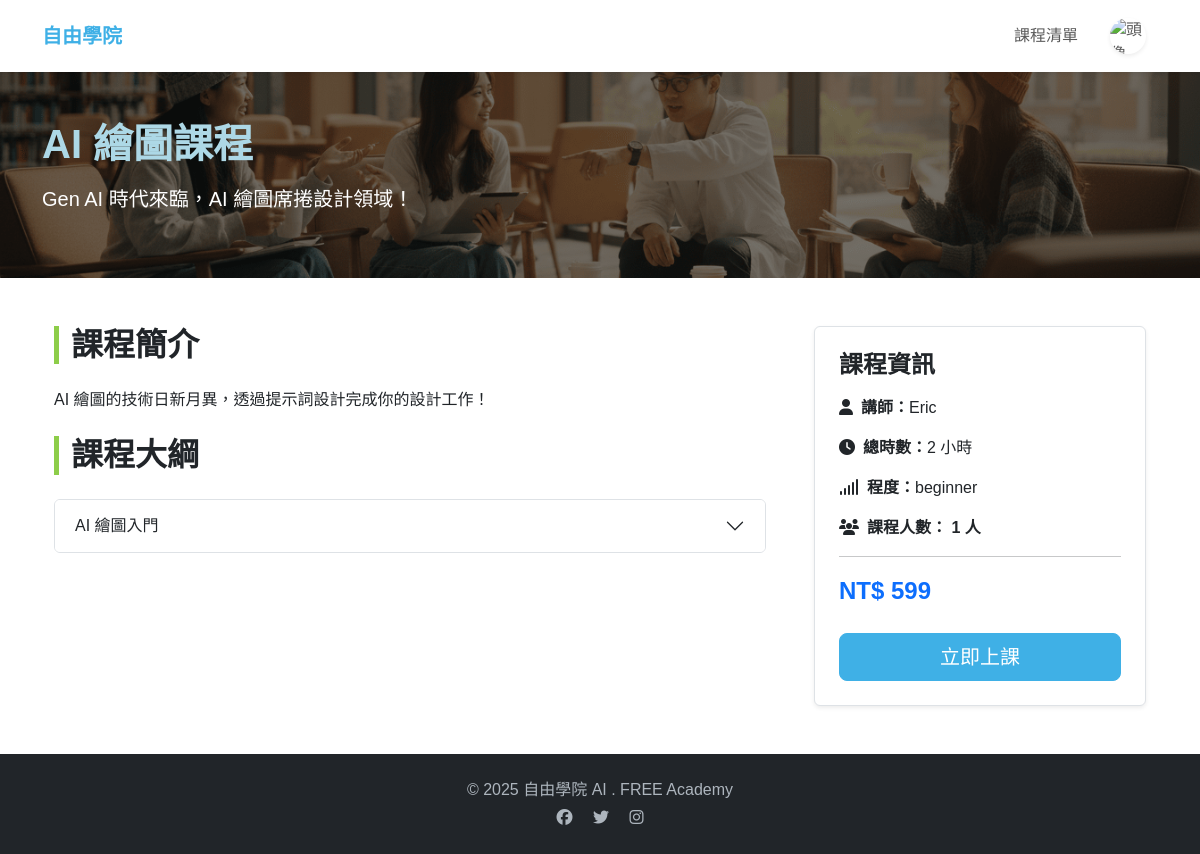
Screenshot of /academy/course/ai_draw_101/ (signed in) with the database file from the repository.
### academy/models.py (models this page shows, shortened)
class Course(models.Model):
    cate = models.ManyToManyField(Category, verbose_name='歸屬主題')
    title = models.CharField(max_length=100)
    subtitle = models.CharField(max_length=200, blank=True)
    description = models.TextField(blank=True)
    slug = models.CharField('課程網址', max_length=256, db_index=True, unique=True)
    img_link = models.CharField('課程圖片連結', max_length=2560, default="/static/academy/img/hero.png")
    instructor = models.CharField(max_length=50)
    duration_hours = models.PositiveIntegerField()
    level = models.CharField(max_length=20, choices=[
        ('beginner', '初學者'),
        ('intermediate', '中階'),
        ('advanced', '進階')
    ])
    certificate_available = models.BooleanField(default=True)
    price = models.PositiveIntegerField(default=0)
    is_published = models.BooleanField(default=False)
    created_at = models.DateTimeField(auto_now_add=True)

class Chapter(models.Model):
    course = models.ForeignKey(Course, on_delete=models.CASCADE, related_name='chapters')
    title = models.CharField(max_length=100)
    order = models.PositiveIntegerField(default=1)
    class Meta:
        constraints = [
            models.UniqueConstraint(fields=['course', 'order'], name='unique_chapter_order_per_course')
        ]

### academy/views.py (the view)
# urls.py: path("academy/course/<str:slug>/", academy_course),
def academy_course(request, slug):
    course = Course.objects.annotate(enroll_count=Count('enrollments')).get(slug=slug)
    has_enrolled = False
    if request.user.is_authenticated:
        has_enrolled = CourseEnrollment.objects.filter(user=request.user, course=course).exists()
    return render(request, 'academy/course.html', locals())

### templates/academy/course.html (shortened to what this page needs)
<!DOCTYPE html>
<html lang="zh-Hant">
{% include 'academy/default/head.html' %}
<body class="page-container">
  {% include 'academy/default/navbar.html' %}
<header class="py-5 bg-light" style="
      background: linear-gradient(rgba(0,0,0,.55), rgba(0,0,0,.55)),
                  url('/static/academy/img/hero.png') center/cover no-repeat;
      max-height: 70vh;
    ">
  <div class="container">
    <h1 class="fw-bold mb-3" style="color: lightblue;">{{ course.title }}</h1>
    <p class="lead" style="color: white;">{{ course.subtitle }}</p>
  </div>
</header>
<section class="container py-5">
  <div class="container">
    <div class="row g-5">
      <div class="col-lg-8">
        <h2 class="section-title">課程簡介</h2>
        {{ course.description }}
        <br><br>
        <h2 class="section-title">課程大綱</h2>
        <div class="accordion" id="courseAccordion">
          {% for chapter in course.chapters.all %}
          <div class="accordion-item">
            <h2 class="accordion-header"><button class="accordion-button collapsed" type="button" data-bs-toggle="collapse" data-bs-target="#{{ chapter.order }}">{{ chapter.title }}</button></h2>
          </div>
          {% endfor %}
        </div>
      </div>
      <div class="col-lg-4">
        <div class="bg-white border p-4 shadow-sm rounded">
          <h4 class="fw-bold mb-3">課程資訊</h4>
          <p><i class="fa-solid fa-user me-2"></i><strong>講師：</strong>{{ course.instructor }}</p>
          <p><i class="fa-solid fa-clock me-2"></i><strong>總時數：</strong>{{ course.duration_hours }} 小時</p>
          <p><i class="fa-solid fa-signal me-2"></i><strong>程度：</strong>{{ course.level }}</p>
          <p><i class="fa-solid fa-users me-2"></i><strong>課程人數： {{ course.enroll_count }} 人</strong></p>
          <hr>
          <p class="fs-4 fw-bold text-primary">NT$ {{ course.price }}</p>
          {% if has_enrolled %}
          <a href="/academy/course/{{ course.slug }}/class" class="btn btn-primary btn-lg w-100 mt-2">立即上課</a>
          {% else %}
          <a href="/academy/course/{{ course.slug }}/register" class="btn btn-primary btn-lg w-100 mt-2">立即報名</a>
          {% endif %}
        </div>
      </div>
    </div>
  </div>
</section>
<footer class="py-4 text-center">
  <div class="container">
    <p class="mb-1">© 2025 自由學院 AI . FREE Academy</p>
    <div>
      <a href="#"><i class="fa-brands fa-facebook me-3"></i></a>
      <a href="#"><i class="fa-brands fa-twitter me-3"></i></a>
      <a href="#"><i class="fa-brands fa-instagram"></i></a>
    </div>
  </div>
</footer>
</body>
</html>

### templates/academy/default/head.html (style rules this page uses)
:root { --primary-color: #3fb0e6; --accent-color : #8dcd49; }
body { font-family: 'Noto Sans TC', sans-serif; }
.btn-primary { --bs-btn-bg: var(--primary-color); --bs-btn-border-color: var(--primary-color); --bs-btn-hover-bg: #37a2d5; --bs-btn-hover-border-color: #37a2d5; --bs-btn-active-bg: #3293c1; --bs-btn-active-border-color: #3293c1; }
footer { background:#212529; color:#adb5bd; }
footer a { color:#adb5bd; text-decoration:none; }
:root { --primary-color: #3fb0e6; --accent-color: #8dcd49; }
.btn-primary { --bs-btn-bg: var(--primary-color); --bs-btn-border-color: var(--primary-color); --bs-btn-hover-bg: #36a3d3; --bs-btn-hover-border-color: #36a3d3; --bs-btn-active-bg: #2d96c6; --bs-btn-active-border-color: #2d96c6; }
footer a { color: #adb5bd; text-decoration: none; }
body { font-family: 'Noto Sans TC', sans-serif; min-height:100vh }
.btn-primary { --bs-btn-bg: var(--primary-color); --bs-btn-border-color: var(--primary-color); --bs-btn-hover-bg: #36a3d3; }
.section-title { border-left: 5px solid var(--accent-color); padding-left: .75rem; font-weight: 700; margin-bottom: 1.5rem; }
footer { background: #212529; color: #adb5bd; }
.btn-primary { --bs-btn-bg: var(--primary-color); --bs-btn-border-color: var(--primary-color); }
.page-container { display: flex; flex-direction: column; min-height: 100vh; }
.container { flex-grow: 1; }

### rows the page displays
Course: title "AI 繪圖課程", subtitle "Gen AI 時代來臨，AI 繪圖席捲設計領域！", description "AI 繪圖的技術日新月異，透過提示詞設計完成你的設計工作！", instructor "Eric", duration_hours "2", level "beginner", enroll_count "1", price "599"
Chapter: title "AI 繪圖入門"
